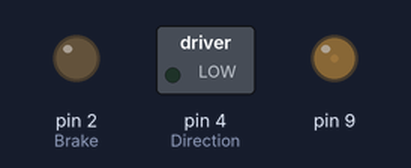
A sketch run on a simulated Arduino Uno, built with avr-gcc and run on an emulated ATmega328P. On the bench: switched loads named in the sketch (green lamp = pin HIGH), output pins drawn as LEDs (lit = HIGH).

Above: at 0.1 s.
At 14.1 s:
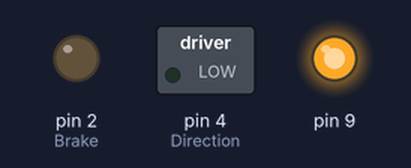
At 39.1 s:
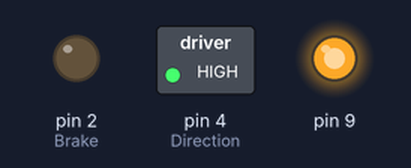
Timing chart, 0 to 40.0 s (numbered marks = the images above):
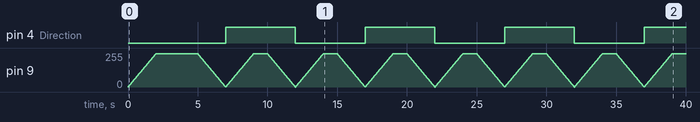

Measured:
- by itself, pin 4 (Direction): alternates HIGH for 5.0 s and LOW for 5.0 s

The sketch:

AU-PwmDirBrk_V3.0.ino
```cpp
//NURI ROBOT
//Arduino Uno
//PWM, Direction, Brake
//V3.0

#include <TimerOne.h>
#include <MsTimer2.h>

int PWM = 9; //PWM, Pin 9
int Direction = 4; //Direction, Pin 4
int Brake = 2; //Brake, Pin 2
int Slope = 5; //Slope step 1~10
volatile int DutyRef = 0; //PWM duty reference -1024~1024(-100%~100%)
volatile int Duty = 0;

void flash() {
  if(Duty < DutyRef) Duty++;
  else if(Duty > DutyRef) Duty--;

  if(Duty > 0) {
    Timer1.setPwmDuty(PWM, Duty); //PWM, Duty
    digitalWrite(Direction, LOW); //Direction, '0'
  }
  else if(Duty < 0) {
    Timer1.setPwmDuty(PWM, -1*Duty); //PWM, Duty
    digitalWrite(Direction, HIGH); //Direction, '1'
  }
}

void setup() {
  //PWM
  Timer1.initialize(); //Timer1
  Timer1.pwm(PWM, 0); //PWM, Duty 0%
  Timer1.setPeriod(50); //PWM period 20kHz
  Timer1.setPwmDuty(PWM, 0); //PWM, Duty 0%

  //Direction
  pinMode(Direction, OUTPUT); //Direction, Output
  digitalWrite(Direction, LOW); //Direction, '0'

  //Brake
  pinMode(Brake, OUTPUT); //Brake, Output
  digitalWrite(Brake, LOW); //Brake, '0'

  //Timer interrupt
  MsTimer2::set(10/Slope, flash); //Timer interrupt period
  MsTimer2::start(); //Timer interrupt start
}

void loop() {
  DutyRef = 1000; //PWM duty reference -1024~1024(-100%~100%)
  delay(5000); //Delay 5s

  DutyRef = -1000; //PWM duty reference -1024~1024(-100%~100%)
  delay(5000); //Delay 5s
}
```
